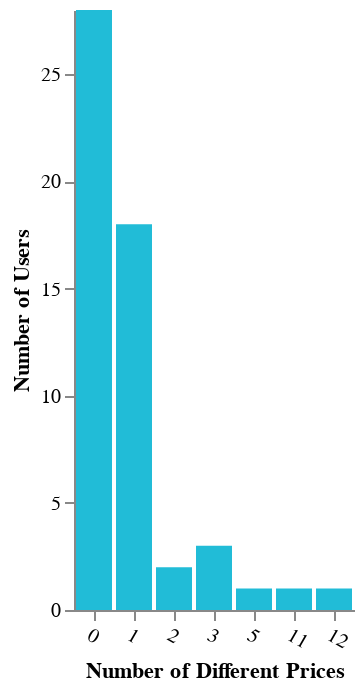

Notebook code cell kept with this figure:
### Code cell
cp.n_prices_per_users_df_chart(dp.n_prices_per_users_df)

### Figure 1 — Vega-Lite specification as saved in the notebook (floating-point values rounded to 4 significant figures)
{"config": {"view": {"continuousWidth": 400, "continuousHeight": 300, "strokeOpacity": 0}, "axis": {"grid": false}, "axisX": {"labelAngle": 0}, "mark": {"color": "#21bcd7"}}, "data": {"name": "data-65e8f07dad0af271cbe4e8fccb75212b"}, "mark": "bar", "encoding": {"tooltip": [{"field": "Number of Different Prices", "type": "quantitative"}, {"field": "Number of Users", "type": "quantitative"}], "x": {"axis": {"labelAngle": 30, "tickBand": "center", "tickCount": 10}, "field": "Number of Different Prices", "type": "nominal"}, "y": {"field": "Number of Users", "type": "quantitative"}}, "height": 300, "$schema": "https://vega.github.io/schema/vega-lite/v4.17.0.json", "datasets": {"data-65e8f07dad0af271cbe4e8fccb75212b": [{"Number of Different Prices": 0, "Number of Users": 28}, {"Number of Different Prices": 1, "Number of Users": 18}, {"Number of Different Prices": 2, "Number of Users": 2}, {"Number of Different Prices": 3, "Number of Users": 3}, {"Number of Different Prices": 5, "Number of Users": 1}, {"Number of Different Prices": 11, "Number of Users": 1}, {"Number of Different Prices": 12, "Number of Users": 1}]}}
